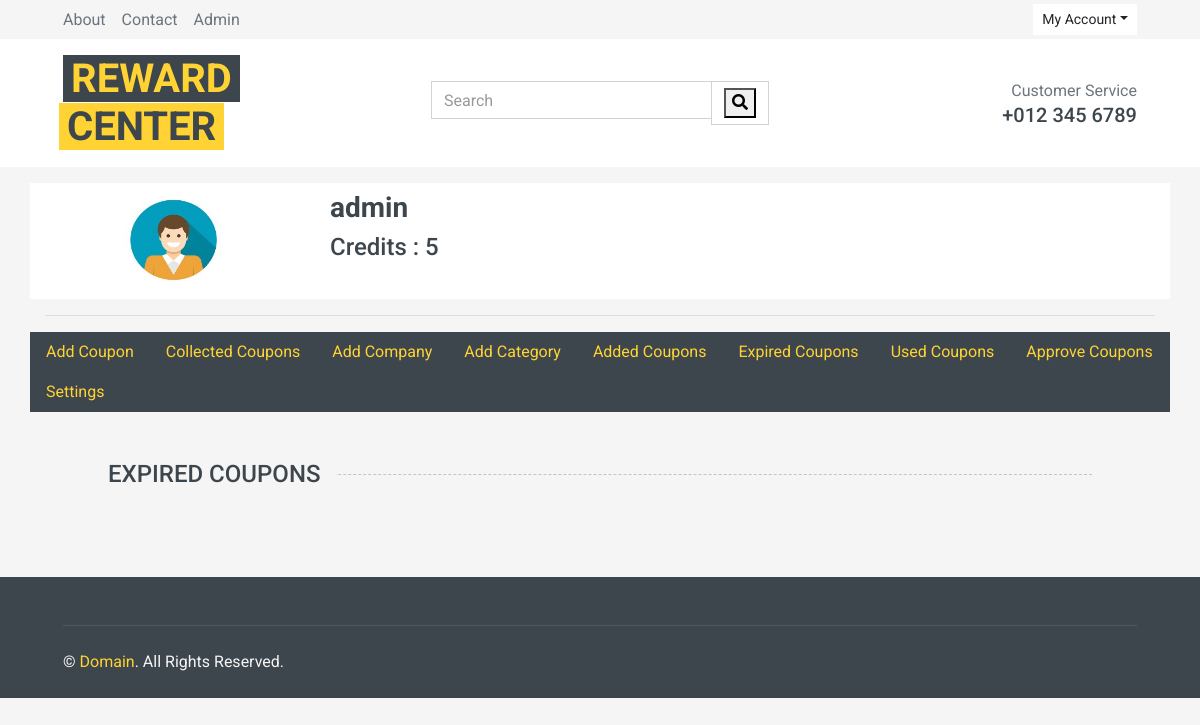
Page /expired-coupons/ (signed in) on the earlier database version.
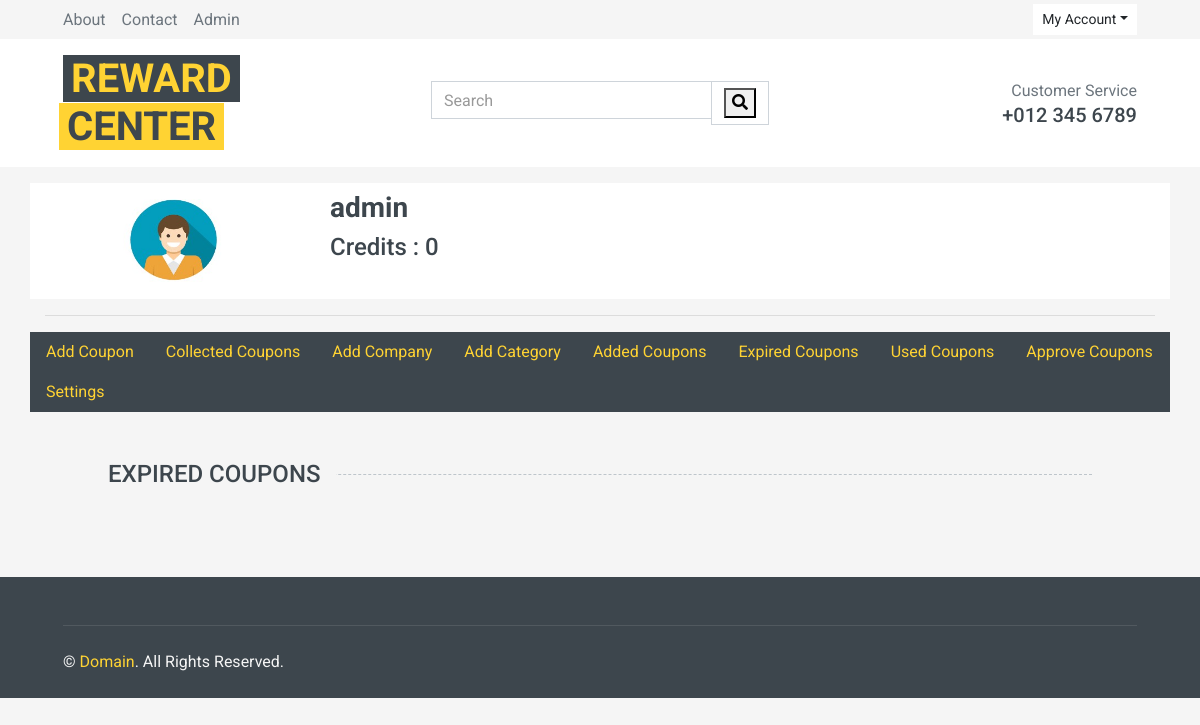
Same page on the later database version.
### myapp/models.py (models this page shows)
class UserProfile(models.Model):
  user = models.OneToOneField(User, on_delete=models.CASCADE)
  credits = models.IntegerField(default=5)
  dp = models.ImageField(upload_to='user_dp/', null=True, blank=True)

### myapp/views.py (the view)
# urls.py: path('expired-coupons/', views.ExpiredCoupons.as_view(), name="expired-coupons"),
@method_decorator(login_required, name='dispatch')
class ExpiredCoupons(View):
  def get(self, request):
    profiledetail = UserProfile.objects.filter(user_id=request.user.id)
    cp = Coupon.objects.filter(collected_by=request.user, validity__lt=date.today())
    data = dict(cp=cp, profiledetail=profiledetail)
    return render(request, 'myapp/expired_coupons.html', data)

### myapp/templates/myapp/expired_coupons.html (shortened to what this page needs)
{% extends 'myapp/base.html' %}
{% load static %}
{% block profileheader %}
{% include 'myapp/profile-mid-portion.html' %}
{% endblock profileheader %}
{% block content %}
<div class="container pt-5 pb-3">
  <h4 class="section-title position-relative text-uppercase mx-xl-5 mb-4"><span class="bg-secondary pr-3">Expired Coupons</span></h4>
</div>
</div>
{% endblock content %}

### myapp/templates/myapp/profile-mid-portion.html
{% load static %}
<div class="container">
  <div class="row my-3 bg-light">
    <div class="col-3 py-2 align-self-start">
      {% for pd in profiledetail %}
      {% if pd.dp %}
      <img src="{{pd.dp.url}}" alt="Profile Picture" class="rounded mx-auto d-block" style="border-radius: 40%;" width="100px" height="100px">
      {% else %}
      <img src="{% static 'myapp/images/user.jpg' %}" alt="Profile Picture" class="mx-auto d-block" style="border-radius: 50%;" width="100px" height="100px">
      {% endif %}
    </div>
    <div class="col-3 py-2">
      <h3>{{request.user}} {{request.user.profile}}</h3>
      <h4>Credits : {{pd.credits}}</h4>
      {% endfor %}
    </div>
  </div>
  <hr>
  <div class="row bg-dark">
    <a href="{% url 'add-coupon' %}" class="nav-item nav-link">Add Coupon</a>
    <a href="{% url 'profile' %}" class="nav-item nav-link">Collected Coupons</a>
    <a href="{% url 'add-company' %}" class="nav-item nav-link">Add Company</a>
    <a href="{% url 'add-category' %}" class="nav-item nav-link">Add Category</a>
    <a href="{% url 'added-coupons' %}" class="nav-item nav-link">Added Coupons</a>
    <a href="{% url 'expired-coupons' %}" class="nav-item nav-link">Expired Coupons</a>
    <a href="{% url 'used-coupons' %}" class="nav-item nav-link">Used Coupons</a>
    {% if user.is_superuser %}
    <a href="{% url 'approve-coupons' %}" class="nav-item nav-link">Approve Coupons</a>
    {% else %}
    <a href="{% url 'coupon-status' %}" class="nav-item nav-link">Coupon Status</a>
    {% endif %}
    <a href="{% url 'profile-update' %}" class="nav-item nav-link">Settings</a>
  </div>

Differences in the rows shown:
changed UserProfile: credits "5" → "0"
